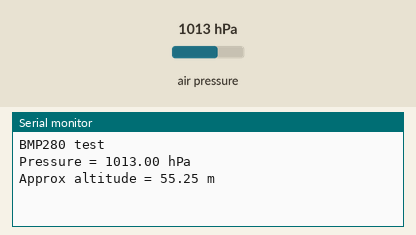
Recording of a sketch running on a simulated Arduino Uno, built with avr-gcc and run on an emulated ATmega328P. On the bench: the last lines printed to the serial monitor. Inputs (shaded band) come from the test bench; at power-on: air pressure 1013 hPa.

Above: at 1.2 s.
1.3 s: air pressure set to 952 hPa
At 2.5 s:
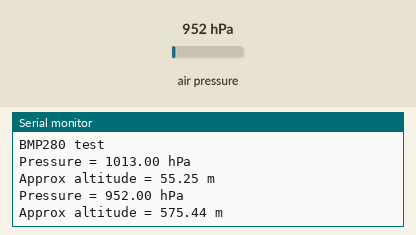
3.6 s: air pressure set to 975 hPa
At 5.4 s:
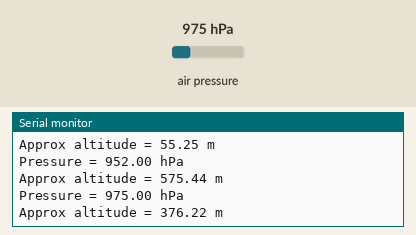
Timing chart, 0 to 6.9 s (numbered marks = the images above; inputs shaded):
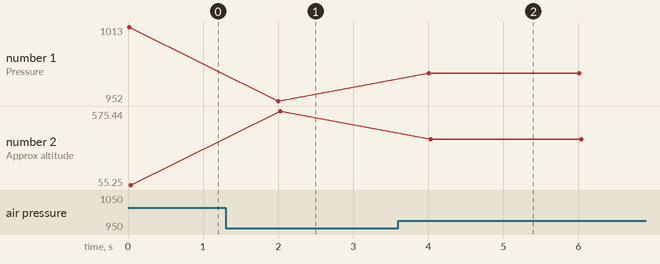

The sketch:

BMP280_code.ino
```cpp
#include <Adafruit_BMP280.h>
#define BMP_SCK (13)
#define BMP_MOSI (11)
#define BMP_CS (10)
#define BMP_MISO (12)

Adafruit_BMP280 bmp; // I2C Interface

void setup() {
  Serial.begin(9600);
  Serial.println(F("BMP280 test"));

  if (!bmp.begin(0x76)) {
    Serial.println(F("Could not find a valid BMP280 sensor, check wiring!"));
    while (1);
  }

  bmp.setSampling(Adafruit_BMP280::MODE_NORMAL,
                  Adafruit_BMP280::SAMPLING_X2,
                  Adafruit_BMP280::SAMPLING_X16,
                  Adafruit_BMP280::FILTER_X16,
                  Adafruit_BMP280::STANDBY_MS_500);
}

void loop() {
    Serial.print(F("Pressure = "));
    Serial.print(bmp.readPressure()/100);
    Serial.println(" hPa");

    Serial.print(F("Approx altitude = "));
    Serial.print(bmp.readAltitude(1019.66));
    Serial.println(" m");

    Serial.println();
    delay(2000);
}
```

Measured:
- after the input at 1.3 s, the serial monitor: prints a new line after 0.70 s (image 1)
- after the input at 3.6 s, the serial monitor: prints a new line after 0.41 s (image 2)
- plotted number 1: 1013 → 952 after the input at 1.3 s, 952 → 975 after the input at 3.6 s
- plotted number 2: 55.25 → 575.44 after the input at 1.3 s, 575.44 → 376.22 after the input at 3.6 s
